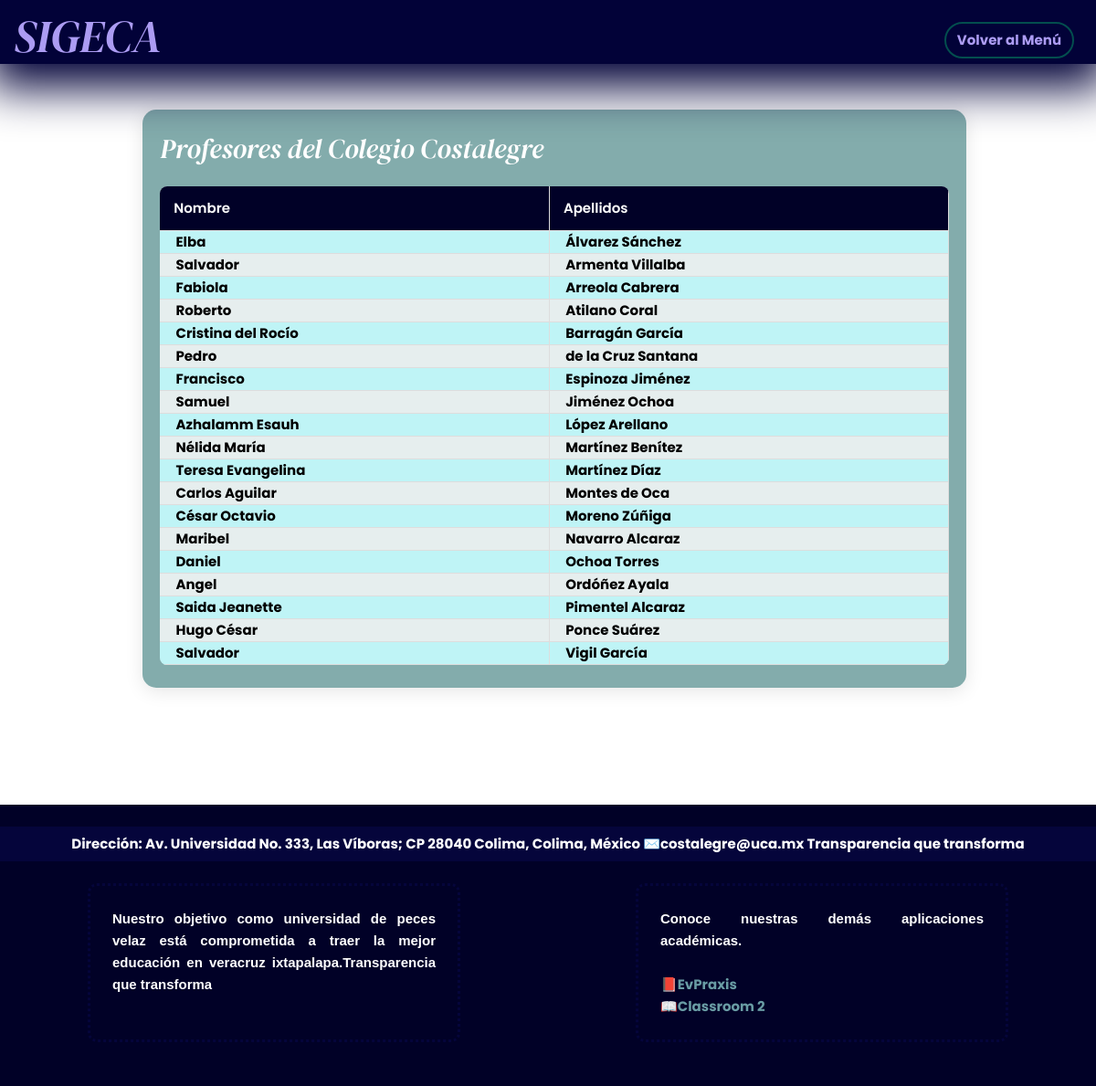
Screenshot of /Privada/Profesor/profesorescosta.php (signed in) with the database file from the repository.
### tables this page shows
CREATE TABLE `usuarios` (
  `id_usuario` int(11) NOT NULL,
  `nombre` varchar(50) NOT NULL,
  `apellidos` varchar(100) NOT NULL,
  `usuario` varchar(50) NOT NULL,
  `contraseña` varchar(255) NOT NULL,
  `tipo_usuario` enum('alumno','profesor','administrador','profesor_sabatino') NOT NULL,
  `email` varchar(100) NOT NULL
);

### Privada/Profesor/Funcion.php (called while the page is built, shortened)
<?php
include('../../Conexion/conexionBD.php');
function consultarprofesores(){
    $conn = new conexion();
    $sql = "SELECT id_usuario, nombre, apellidos FROM usuarios WHERE tipo_usuario = 'profesor' OR tipo_usuario = 'profesor_sabatino' ORDER BY apellidos";
    $resultado = $conn->consultarSQL($sql);
    return $resultado;
}
?>

### Conexion/conexionBD.php (called while the page is built, shortened)
<?php
Class conexion{
	private $host = 'localhost';
	private $usuario = 'root';
	private $password = '';
	private $base = 'sigecaBD';
	public function consultarSQL($sentencia){
		$this->conexion = new mysqli($this->host, $this->usuario, $this->password, $this->base);
		$resultado = $this->conexion->query($sentencia);
		return $resultado;
	}
}
?>

### Privada/Profesor/profesorescosta.php (the view, shortened to what this page needs)
<!DOCTYPE html>
<html lang="en">
<head>
    <link rel="stylesheet" href="Estilos/EstilosFunc.css">
</head>
<body>
    <?php  include '../../Publica/principal/nav.php'; ?>
        <div class="contenedor">
            <?php
            include ('Funcion.php');
            $profesores = consultarprofesores();
            ?>
            <div class="tarjeta">
            <div class="titulo">
            <h2>Profesores del Colegio Costalegre</h2>
            </div>
            <table class="tabla">
                    <tr>
                        <th>Nombre</th>
                        <th>Apellidos</th>
                    </tr>
                    <?php while ($profesor = $profesores->fetch_assoc()) { ?>
                        <tr>
                            <td><?php echo $profesor['nombre']; ?></td>
                            <td><?php echo $profesor['apellidos']; ?></td>
                        </tr>
                    <?php } ?>
                </table>
            </div>
        </div>
    <?php  include '../../Publica/principal/footer.php'; ?>
</body>
</html>

### Privada/Profesor/Estilos/EstilosFunc.css (style rules this page uses)
* { margin: 0; padding: 0; font-family: "Poppins", sans-serif; font-weight: 700; font-style: normal; font-size: 15px; }
body { background-image: url(../../../Imagenes/fondo.gif); background-position: center; background-size: cover; background-repeat:no-repeat ; color: var(--dark-blue); display: flex; flex-direction: column; min-height: 100vh; line-height: 1.6; }
.tarjeta { position: relative; width: 90%; margin: 0; margin-bottom: 2%; padding: 2%; background-color: rgba(2, 85, 85, 0.486); border-radius: 15px; box-shadow: 0px 4px 20px rgba(0, 0, 0, 0.1); max-height: 50vh; overflow-y: auto; }
.titulo { position: relative; color: rgb(255, 255, 255); margin: 0; margin-bottom: 2%; }
.titulo h2 { font-family: "DM Serif Display", serif; font-weight: 400; font-style: italic; font-size: 30px; }
.contenedor { display: flex; flex-direction: column; gap: 15px; margin-top: 10%; margin-left: 13%; width: 80%; }
.tabla { width: 100%; border-collapse: collapse; margin-bottom: 20px; background-color: rgba(255, 255, 255, 0.8); border-radius: 8px; overflow: hidden; }
.tabla th, .tabla td { padding: 12px 15px; text-align: left; border-bottom: 1px solid #ddd; border-right: 1px solid #ddd; }
.tabla td { padding: 0; padding-left: 2%; }
.tabla th { background-color: rgb(1, 1, 39); color: white; font-weight: 600; }
.tabla tr:nth-child(even) { background-color: rgba(144, 251, 255, 0.452); }

### rows the page displays
usuarios: nombre "Elba", apellidos "Álvarez Sánchez"
usuarios: nombre "Salvador", apellidos "Armenta Villalba"
usuarios: nombre "Fabiola", apellidos "Arreola Cabrera"
usuarios: nombre "Roberto", apellidos "Atilano Coral"
usuarios: nombre "Cristina del Rocío", apellidos "Barragán García"
usuarios: nombre "Pedro", apellidos "de la Cruz Santana"
usuarios: nombre "Francisco", apellidos "Espinoza Jiménez"
usuarios: nombre "Samuel", apellidos "Jiménez Ochoa"
usuarios: nombre "Azhalamm Esauh", apellidos "López Arellano"
usuarios: nombre "Nélida María", apellidos "Martínez Benítez"
usuarios: nombre "Teresa Evangelina", apellidos "Martínez Díaz"
usuarios: nombre "Carlos Aguilar", apellidos "Montes de Oca"
usuarios: nombre "César Octavio", apellidos "Moreno Zúñiga"
usuarios: nombre "Maribel", apellidos "Navarro Alcaraz"
usuarios: nombre "Daniel", apellidos "Ochoa Torres"
usuarios: nombre "Angel", apellidos "Ordóñez Ayala"
usuarios: nombre "Saida Jeanette", apellidos "Pimentel Alcaraz"
usuarios: nombre "Hugo César", apellidos "Ponce Suárez"
usuarios: nombre "Salvador", apellidos "Vigil García"
